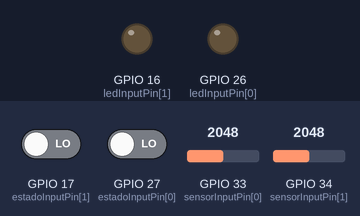
Simulated run of this program. Board: ESP32. Parts: output pins drawn as LEDs (lit = HIGH). The test bench sets the inputs (shaded band); at power-on: GPIO 17 (estadoInputPin[1]) LOW, GPIO 27 (estadoInputPin[0]) LOW, GPIO 33 (sensorInputPin[0]) = 2048, GPIO 34 (sensorInputPin[1]) = 2048. WiFi joins after 1.5 s; servers stay silent unless stated; uploads are accepted with an empty reply; what the program prints to the serial monitor is not drawn.

Above: at 2.8 s.
2.9 s: GPIO 17 (estadoInputPin[1]) driven HIGH
At 3.5 s:
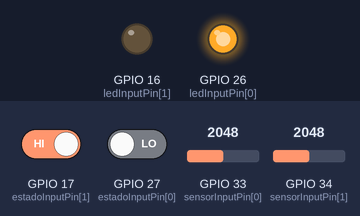
4.8 s: GPIO 17 (estadoInputPin[1]) driven LOW
At 6.9 s:
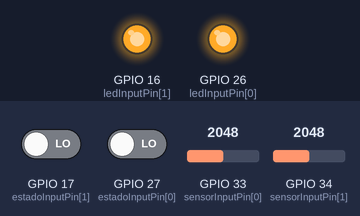
7.3 s: GPIO 27 (estadoInputPin[0]) driven HIGH
At 9.1 s:
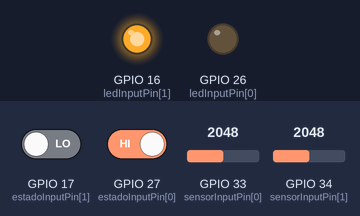
13.9 s: GPIO 27 (estadoInputPin[0]) driven LOW
At 14.8 s:
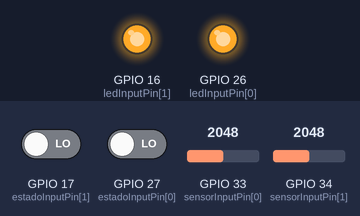
15.8 s: GPIO 17 (estadoInputPin[1]) driven HIGH and GPIO 27 (estadoInputPin[0]) driven HIGH
At 18.2 s:
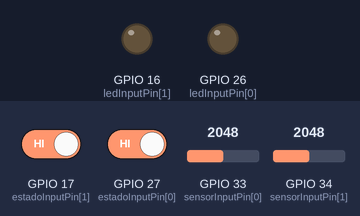
Timing chart, 0 to 19.5 s (numbered marks = the images above; inputs shaded):
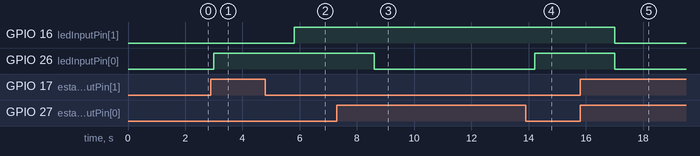

Measured:
- after the input at 2.9 s, GPIO 16 (ledInputPin[1]): stays LOW (without the input it goes to HIGH after 0.11 s)
- after the input at 4.8 s, GPIO 16 (ledInputPin[1]): LOW → HIGH after 1.0 s
- after the input at 7.3 s, GPIO 26 (ledInputPin[0]): HIGH → LOW after 1.3 s
- after the input at 13.9 s, GPIO 26 (ledInputPin[0]): LOW → HIGH after 0.32 s
- after the input at 15.8 s, GPIO 16 (ledInputPin[1]), GPIO 26 (ledInputPin[0]): HIGH → LOW after 1.2 s

The program:

main.cpp
```cpp
#include "header.h"

/**
   Funcion para inicializar wifi.
*/
void inicializarWifi()
{
  /**
    Parametros de wifi
  */
  WiFi.mode(WIFI_STA);
  WiFi.begin(ssid, password);
  Serial.print("Conectando a:\t");
  Serial.println(ssid);

  /**
     Esperamos a que haga conexion al wifi.
  */
  while (WiFi.status() != WL_CONNECTED)
  {
    delay(200);
    Serial.print('.');
  }

  Serial.println();
  Serial.print("Conectado a:\t");
  Serial.println(WiFi.SSID());
  Serial.print("IP address;\t");
  Serial.println(WiFi.localIP());
  // Serial.print("MAC address;\t");
  // Serial.println(WiFi.macAddress());
}

void inicializarSensores()
{
  for (int i = 0; i < 2; i++)
  {
    pinMode(estadoInputPin[i], INPUT);
    pinMode(ledInputPin[i], OUTPUT);
  }
}

void setup()
{
  Serial.begin(115200);

  inicializarWifi();
  inicializarSensores();
}

void SendRoomInfo(String ip, String puerto, int id, String data, String namefile)
{
  HTTPClient http;
  String dataline;
  // dataline = "https://" + ip + "/aplicaciones/temperatura/" + namefile + ".php?&id=" + String(id, DEC) + "&data=" + data;
  dataline = "https://" + ip + "/test/" + namefile + ".php?&id=" + String(id, DEC) + "&data=" + data;
  // Serial.println(dataline);

  //http://ecosat.com.mx/aplicaciones/temperatura/insert-sensor.php?id=1&data=0
  //http://localhost/test/insert-sensor.php?id=1&data=0

  if (!http.begin(dataline))
  {
    Serial.println("Error when sending to server: ");
    Serial.println(dataline);
  }
  else
  {
    int httpCode = http.GET();
    if (httpCode > 0)
    { // Request has been made
      Serial.printf("HTTP status: %d Message: ", httpCode);
      String payload = http.getString();
      Serial.println(payload);
    }
    else
    { // Request could not be made
      Serial.printf("HTTP request failedInputPin[.] Error: %s\r\n", http.errorToString(httpCode).c_str());
    }
  }
  http.end();
}

/*Get the Thermistor Values*/
void sensortermistor()
{
  for (int i = 0; i < 2; i++)
  {
    float raw = analogRead(sensorInputPin[i]);
    float V = raw / 4095 * VCC;

    float R = (RC * V) / (VCC - V);

    float logR = log(R);
    float R_th = 1.0 / (CONST_A + CONST_B * logR + CONST_C * logR * logR * logR);

    float kelvin = R_th - V * V / (CONST_K * R); //Remove self-heating error
    sensorsValues[i] = kelvin - 273.15;    //Convert into C

    Serial.print("Temperatura: ");
    Serial.print(sensorsValues[i]);
    Serial.println(" C");
    SendRoomInfo(ipServer, puertoServer, i + 1, String(sensorsValues[i], 1), "update-temperature"); //Send data to the Server
  }
}

void sensorEstado()
{
  //    TRUE == HIGH
  //    FALSE == LOW
  bool estadoActual = 0;
  for (int i = 0; i < 2; i++)
  {
    if (digitalRead(estadoInputPin[i]) == HIGH)
    {
      estadoActual = 1;
    }
    else
    {
      estadoActual = 0;
    }

    if (estadoActual != estadoAnterior[i])
    {
      if (digitalRead(estadoInputPin[i]) == HIGH)
      {                                    //Cierra puerta
        digitalWrite(ledInputPin[i], LOW); //Enciende ledInputPin[i]
        Serial.println("APAGADO " + (i + 1));
        estadoAnterior[i] = 1;
        // SendRoomInfo(ipServer, puertoServer, i + 1, "0", "insert-sensor");
      }
      else
      {                                     //Abre Puerta
        digitalWrite(ledInputPin[i], HIGH); //Apaga ledInputPin[i]
        Serial.println("ENCENDIDO " + (i + 1));
        estadoAnterior[i] = 0;
        // SendRoomInfo(ipServer, puertoServer, i + 1, "1", "insert-sensor");
      }
    }
  }
}

void controlRelays(int pin){

}

void loop()
{
  // Wait a few seconds between measurements.

  //While the Wifi is connected
  if (WiFi.status() == WL_CONNECTED)
  {
    if (tiempoSensor == tiempoSensorCompletado) //Sensor Time is equal than the Total time.
    {
      tiempoSensor = 0;
      sensortermistor();
      sensorEstado();
    }
    else if (tiempoSensor == tiempoEnvioCompletado)
    {
      Serial.println("Aun no se enviara la informacion por el tiempoTranscurridoSensor: " + String(tiempoSensor, DEC) + " del tiempo sensor completado: " + String(tiempoSensorCompletado, DEC));
      Serial.println("Sin conexion a internet intentaremos hacer reconexion");
    }
  }

  tiempoSensor += DELAY_TIME;
  delay(DELAY_TIME);
}
```

header.h
```cpp
#include <HTTPClient.h>
#include "WiFi.h"

#define RC 1000 //Resistance Value
#define VCC 3.3 //Voltage Common
#define DELAY_TIME 250
#define tiempoEnvioCompletado  5000
#define tiempoSensorCompletado  1000

//Steinhart–Hart coefficients
#define CONST_A  2.229674985e-3
#define CONST_B  1.211871252e-4
#define CONST_C  8.713435086e-7
#define CONST_K  2.5 //Dissipation factor mW/C

// Sensor Pins
char estadoInputPin[] = {27, 17};
char ledInputPin[] = {26, 16};
char sensorInputPin[] = {33, 34};
char relayOutPin[] = {1, 2, 3};

float sensorsValues[] = {0, 0};
char estadoAnterior[] = {1, 1};


/*CREDENTIALS*/
char const *ssid = "Ecosat";
char const *password = "ECOSAT2021";
// char const *ipServer = "ecosat.com.mx";
char const *ipServer = "127.0.0.1";
char const *puertoServer = "80";


short tiempoSensor = 0;
```
